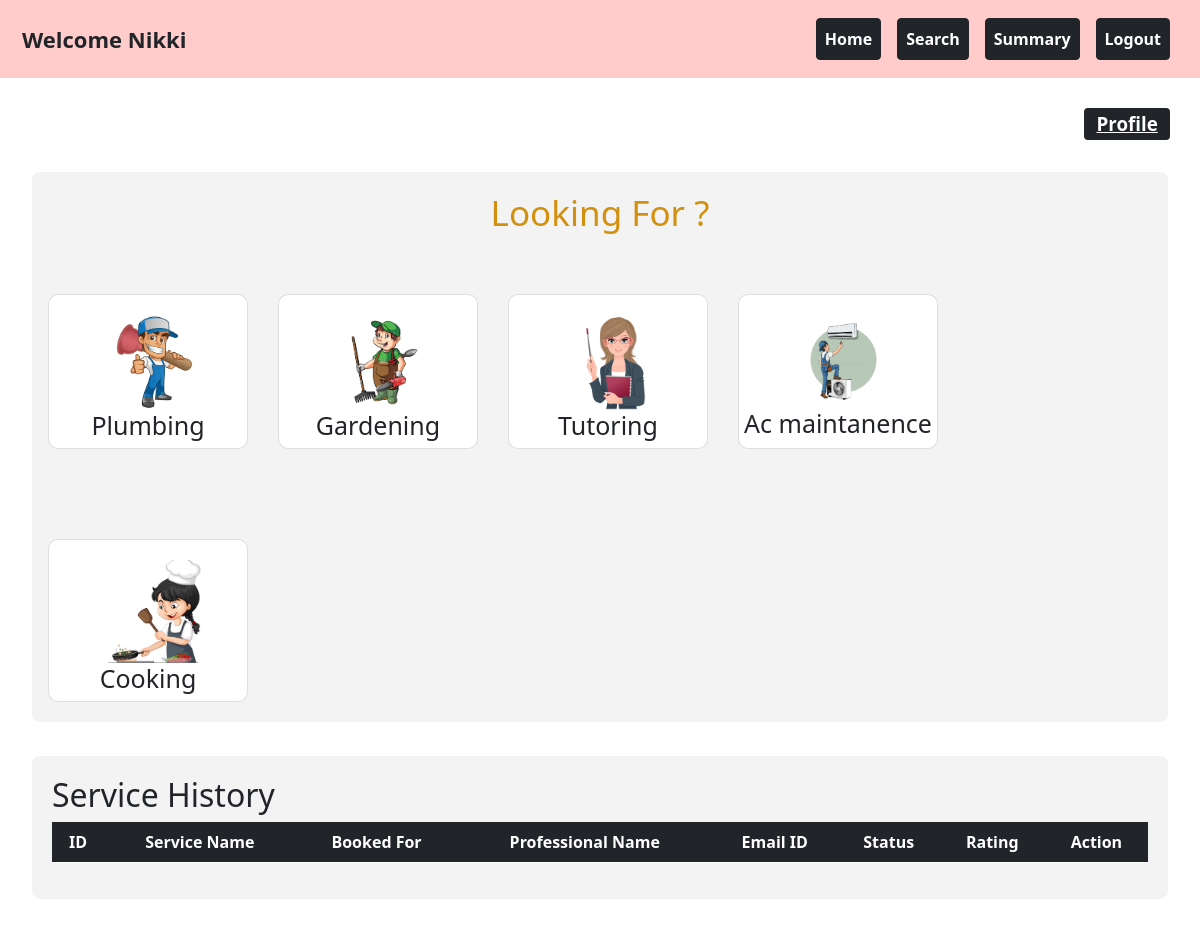
The page /customer_dashboard/1 on the database its author committed.
### backend/models.py (models this page shows)
class Customer_Info(db.Model):
    __tablename__="customer_info"
    id=db.Column(db.Integer,primary_key=True)
    email_id=db.Column(db.String,unique=True,nullable=False)
    password=db.Column(db.String,nullable=False)
    full_name=db.Column(db.String,nullable=False)
    phone_number=db.Column(db.Integer,nullable=False)
    role=db.Column(db.Integer,default=1) #for customer its 1 . for admin its 0
    address=db.Column(db.String,nullable=False)
    pin_code=db.Column(db.Integer,nullable=False)
    blocked_status=db.Column(db.Integer,default=0) #not blocked=0, 1-blocked
    service_requests=db.relationship("Service_Request",cascade="all,delete",backref="customer_info",lazy=True)

class Service(db.Model):
    __tablename__="service"
    id=db.Column(db.Integer,primary_key=True)
    name=db.Column(db.String,nullable=False)
    basic_price=db.Column(db.Integer,nullable=False)
    Description=db.Column(db.String,nullable=False)
    professionals=db.relationship("Professional_Info",cascade="all,delete",backref="service",lazy=True)
    service_requests=db.relationship("Service_Request",cascade="all,delete",backref="service",lazy=True)

### backend/controller.py (the view)
@app.route("/customer_dashboard/<int:cust_id>",methods=["GET","POST"])
def customer_dashboard(cust_id):
    cust_obj=Customer_Info.query.get(cust_id)
    serv_req=Service_Request.query.filter_by(customer_id=cust_id).all()
    service_obj=Service.query.all()
    return render_template("customer_dashboard.html",prof_dict=prof_dict,serv_dict=service_dict,serv_req=serv_req,cust_obj=cust_obj,serv_obj=service_obj)

### templates/customer_dashboard.html (shortened to what this page needs)
<!DOCTYPE html>
<html lang="en">
    <head>
        <link rel="stylesheet" href="/static\styles\style.css">
        <link href="https://cdn.jsdelivr.net/npm/bootstrap@5.0.2/dist/css/bootstrap.min.css" rel="stylesheet">
    </head>
    <body>
        <div class="container-fluid" style="background-color: #ffcccb; padding: 10px;">
            <nav class="navbar navbar-expand-lg navbar-light w-100">
                <div class="container-fluid">
                    <div style="font-size: 22px;"><strong>Welcome {{cust_obj.full_name}}</strong></div>
                    <div class="collapse navbar-collapse justify-content-end" id="navbarNav">
                        <ul class="navbar-nav">
                            <li class="nav-item">
                                <a class="nav-link btn btn-dark mx-2 text-white fw-bold" href="#home">Home</a>
                            </li>
                            <li class="nav-item">
                                <a class="nav-link btn btn-dark mx-2 text-white fw-bold" href="{{url_for('search_tab_cust',cust_id=cust_obj.id)}}">Search</a>
                            </li>
                            <li class="nav-item">
                                <a class="nav-link btn btn-dark mx-2 text-white fw-bold" href="{{url_for('summary_customer',cust_id=cust_obj.id)}}">Summary</a>
                            </li>
                            <li class="nav-item">
                                <a class="nav-link btn btn-dark mx-2 text-white fw-bold" href="/">Logout</a>
                            </li>
                        </ul>
                    </div>
                </div>
            </nav>
        </div>
        <div id="home" class="content-section">
            <div style="display: flex; justify-content: right;margin-top: 30px;font-size: 25px;margin-right: 30px;">
                <a href="{{url_for('cust_profile',cust_id=cust_obj.id)}}" class="badge bg-dark">Profile</a>
            </div>
            <div class="container-box" >
                <h2 style="text-align: center;color: #d2900e;font-size: 35px;">Looking For ?</h2>
                <div class="row row-cols-1 row-cols-md-4 g-2" style="display: flex;gap: 30px;">
                    {% for serv in serv_obj %}
                    <a href="{{url_for('best_service',serv_id=serv.id,cust_id=cust_obj.id)}}" class="card" style="border-radius: 10px;margin-top: 60px;background-color: rgb(255, 255, 255);width: 200px;">
                        <img src="/static\{{serv.name}}.png" style="margin-top: 20px;" alt="Card Image">
                        <div class="card-content">
                            <h2 class="card-title">{{serv.name}}</h2>
                        </div>
                    </a>
                    {% endfor %}
                </div>
            </div>
            <div class="container-box">
                <h2>Service History</h2>
                <table class="table table-dark table-striped" style="text-align: center;">
                    <thead>
                        <tr>
                            <th scope="col">ID</th>
                            <th scope="col">Service Name</th>
                            <th scope="col">Booked For</th>
                            <th scope="col">Professional Name</th>
                            <th scope="col">Email ID</th>
                            <th scope="col" >Status</th>
                            <th scope="col" >Rating</th>
                            <th scope="col" >Action</th>
                        </tr>
                    </thead>
                </table>
            </div>
        </div>
    </body>
</html>

### static/styles/style.css (style rules this page uses)
.card { text-align: center; transition: transform 0.2s; text-decoration: none; color: inherit; }
.card img { margin-left: 28%; width: 50%; height: auto; }
.card-title { font-size: 25px; margin-bottom: 5px; }
.container-box { padding: 20px; background-color: #f3f3f3; border: 2px solid #ffffff; border-radius: 10px; margin-top: 30px; margin-left: 30px; margin-right: 30px; margin-bottom: 30px; }
.content-section { display: none; }
body:not(:has(:target)) #home { display: block; }

### rows shown on the page
Customer_Info: full_name "Nikki"
Service: name (picture), name "Plumbing"
Service: name (picture), name "Gardening"
Service: name (picture), name "Tutoring"
Service: name (picture), name "Ac maintanence"
Service: name (picture), name "Cooking"
